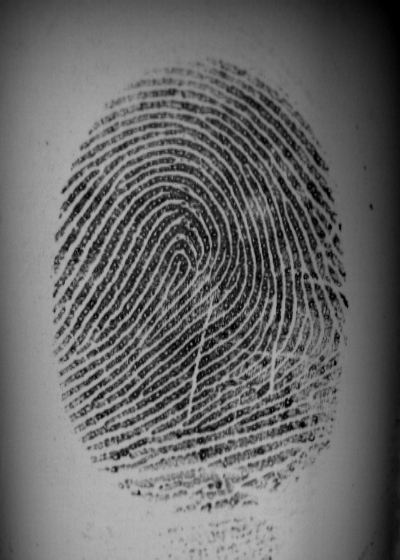
#> input picture Data/testsamples/sample1/100_1.bmp, 400 x 560 px; its folder holds only this picture in this run
$ python -i MinutiaeNet_utils.py   (imports and definitions only)   (older library calls are emulated)
#> lines starting #> are read from the running program, lines starting #| are printed output that depends on the picture
import os

import glob
import shutil
import logging
import matplotlib
# [1 line not run here, left out]
import matplotlib.pyplot as plt
import numpy as np
from scipy import ndimage, misc, signal, spatial
from skimage.filters import gaussian
import cv2
import math

def mkdir(path):
    if not os.path.exists(path):
        os.makedirs(path)

# [16 lines left out: functions re_mkdir, init_log, not called in this run]

def copy_file(path_s, path_t):
    shutil.copy(path_s, path_t)

# [98 lines left out: functions get_files_in_folder, point_rot, mnt_reader, mnt_writer, gabor_fn, gabor_bank and 3 more, not called in this run]
def fmeasure(P, R):
    return 2*P*R/(P+R+1e-10)
# [352 lines left out: functions distance, metric_P_R_F, nms, fuse_nms, py_cpu_nms, draw_minutiae and 8 more, not called in this run]

def nextpow2(x):
    return int(math.ceil(math.log(x, 2)))

# [49 lines left out: function construct_dictionary, not called in this run]

def get_maps_STFT(img,patch_size = 64,block_size = 16, preprocess = False):
    assert len(img.shape) == 2

    nrof_dirs = 16
    ovp_size = (patch_size-block_size)//2
    if preprocess:
        img = FastEnhanceTexture(img, sigma=2.5, show=False)

    img = np.lib.pad(img, (ovp_size,ovp_size),'symmetric')
    h,w = img.shape
    blkH = (h - patch_size)//block_size+1
    blkW = (w - patch_size)//block_size+1
    local_info = np.empty((blkH,blkW),dtype = object)

    x, y = np.meshgrid(range(-patch_size // 2,patch_size // 2), range(-patch_size // 2,patch_size // 2))
    x = x.astype(np.float32)
    y = y.astype(np.float32)
    r = np.sqrt(x*x + y*y) + 0.0001


    RMIN = 3  # min allowable ridge spacing
    RMAX = 18 # maximum allowable ridge spacing
    FLOW = patch_size / RMAX
    FHIGH = patch_size / RMIN
    dRLow = 1. / (1 + (r / FHIGH) ** 4)
    dRHigh = 1. / (1 + (FLOW / r) ** 4)
    dBPass = dRLow * dRHigh  # bandpass

    dir = np.arctan2(y,x)
    dir[dir<0] = dir[dir<0] + math.pi
    dir_ind = np.floor(dir/(math.pi/nrof_dirs))
    dir_ind = dir_ind.astype(np.int,copy=False)
    dir_ind[dir_ind==nrof_dirs] = 0


    dir_ind_list = []
    for i in range(nrof_dirs):
        tmp = np.argwhere(dir_ind == i)
        dir_ind_list.append(tmp)


    sigma = patch_size/3
    weight = np.exp(-(x*x + y*y)/(sigma*sigma))


    for i in range(0,blkH):
        for j in range(0,blkW):
            patch =img[i*block_size:i*block_size+patch_size,j*block_size:j*block_size+patch_size].copy()
            local_info[i,j] = local_STFT(patch,weight,dBPass)
            local_info[i, j].analysis(r,dir_ind_list)


    # get the ridge flow from the local information
    dir_map,fre_map = get_ridge_flow_top(local_info)
    dir_map = smooth_dir_map(dir_map)

    return dir_map, fre_map

def smooth_dir_map(dir_map,sigma=2.0,mask = None):

    cos2Theta = np.cos(dir_map * 2)
    sin2Theta = np.sin(dir_map * 2)
    if mask is not None:
        assert (dir_map.shape[0] == mask.shape[0])
        assert (dir_map.shape[1] == mask.shape[1])
        cos2Theta[mask == 0] = 0
        sin2Theta[mask == 0] = 0

    cos2Theta = gaussian(cos2Theta, sigma, multichannel=False, mode='reflect')
    sin2Theta = gaussian(sin2Theta, sigma, multichannel=False, mode='reflect')

    dir_map = np.arctan2(sin2Theta,cos2Theta)*0.5


    return dir_map

def get_ridge_flow_top(local_info):

    blkH,blkW = local_info.shape
    dir_map = np.zeros((blkH,blkW)) - 10
    fre_map = np.zeros((blkH, blkW)) - 10
    for i in range(blkH):
        for j in range(blkW):
            if local_info[i,j].ori is None:
                continue

            dir_map[i,j] = local_info[i,j].ori[0] #+ math.pi*0.5
            fre_map[i,j] = local_info[i,j].fre[0]
    return dir_map,fre_map


class local_STFT:
    def __init__(self,patch,weight = None, dBPass = None):


        if weight is not None:
            patch = patch * weight
        patch = patch - np.mean(patch)
        norm = np.linalg.norm(patch)
        patch = patch / (norm+0.000001)

        f = np.fft.fft2(patch)
        fshift = np.fft.fftshift(f)
        if dBPass is not None:
            fshift = dBPass * fshift

        self.patch_FFT = fshift
        self.patch = patch
        self.ori = None
        self.fre = None
        self.confidence = None
        self.patch_size = patch.shape[0]

    def analysis(self,r,dir_ind_list=None,N=2):

        assert(dir_ind_list is not None)
        energy = np.abs(self.patch_FFT)
        energy = energy / (np.sum(energy)+0.00001)
        nrof_dirs = len(dir_ind_list)

        ori_interval = math.pi/nrof_dirs
        ori_interval2 = ori_interval/2


        pad_size = 1
        dir_norm = np.zeros((nrof_dirs + 2,))
        for i in range(nrof_dirs):
            tmp = energy[dir_ind_list[i][:, 0], dir_ind_list[i][:, 1]]
            dir_norm[i + 1] = np.sum(tmp)

        dir_norm[0] = dir_norm[nrof_dirs]
        dir_norm[nrof_dirs + 1] = dir_norm[1]

        # smooth dir_norm
        smoothed_dir_norm = dir_norm
        for i in range(1, nrof_dirs + 1):
            smoothed_dir_norm[i] = (dir_norm[i - 1] + dir_norm[i] * 4 + dir_norm[i + 1]) / 6

        smoothed_dir_norm[0] = smoothed_dir_norm[nrof_dirs]
        smoothed_dir_norm[nrof_dirs + 1] = smoothed_dir_norm[1]

        den = np.sum(smoothed_dir_norm[1:nrof_dirs + 1]) + 0.00001  # verify if den == 1
        smoothed_dir_norm = smoothed_dir_norm/den  # normalization if den == 1, this line can be removed

        ori = []
        fre = []
        confidence = []

        wenergy = energy*r
        for i in range(1, nrof_dirs+1):
            if smoothed_dir_norm[i] > smoothed_dir_norm[i-1] and smoothed_dir_norm[i] > smoothed_dir_norm[i+1]:
                tmp_ori = (i-pad_size)*ori_interval + ori_interval2 + math.pi/2
                ori.append(tmp_ori)
                confidence.append(smoothed_dir_norm[i])
                tmp_fre = np.sum(wenergy[dir_ind_list[i-pad_size][:, 0], dir_ind_list[i-pad_size][:, 1]])/dir_norm[i]
                tmp_fre = 1/(tmp_fre+0.00001)
                fre.append(tmp_fre)


        if len(confidence)>0:
            confidence = np.asarray(confidence)
            fre = np.asarray(fre)
            ori = np.asarray(ori)
            ind = confidence.argsort()[::-1]
            confidence = confidence[ind]
            fre = fre[ind]
            ori = ori[ind]
            if len(confidence) >= 2 and confidence[0]/confidence[1]>2.0:

                self.ori = [ori[0]]
                self.fre = [fre[0]]
                self.confidence = [confidence[0]]
            elif len(confidence)>N:
                fre = fre[:N]
                ori = ori[:N]
                confidence = confidence[:N]
                self.ori = ori
                self.fre = fre
                self.confidence = confidence
            else:
                self.ori = ori
                self.fre = fre
                self.confidence = confidence

    # [87 lines left out: functions get_features_of_topN, reconstruction, gabor_filtering, show_orientation_field, not called in this run]

>>> import cv2
>>> picture = cv2.imread('../../Data/testsamples/sample1/100_1.bmp', cv2.IMREAD_GRAYSCALE)
#> picture is the input picture: shape (560, 400); min 0, max 187, mean 104.4
>>> result = get_maps_STFT(picture)
#> in get_maps_STFT, `img = np.lib.pad(img, (ovp_size,ovp_size),'symmetric')`:
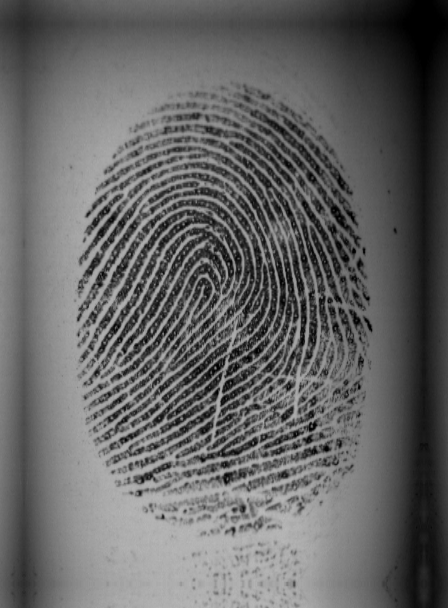
#> img: shape (608, 448); min 0, max 187, mean 100.2
#> after the loop in get_maps_STFT, `for i in range(0,blkH):`:
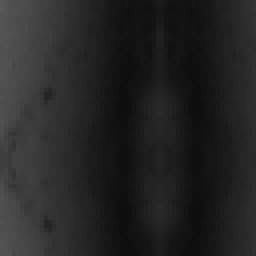
#> patch: shape (64, 64) (shown 4 times larger); min 12, max 87, mean 36.5
#> after the loop in get_maps_STFT, `for i in range(0,blkH):`:
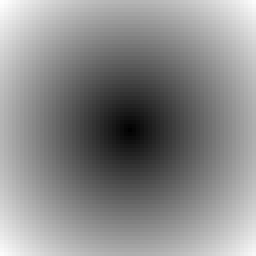
#> r: shape (64, 64) float32 (shown 4 times larger); min 0.0001, max 45.25, mean 24.5; drawn with min black and max white
#> after the loop in get_ridge_flow_top, `for i in range(blkH):`:
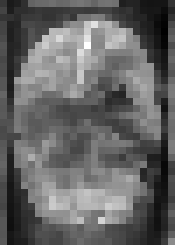
#> fre_map: shape (35, 25) float64 (shown 7 times larger); min 0.0601, max 0.115, mean 0.0816; drawn with min black and max white
#> in smooth_dir_map, `cos2Theta = gaussian(cos2Theta, sigma, multichannel=False, mode='refle..`:
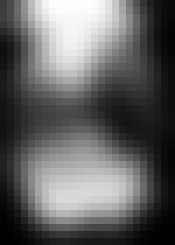
#> cos2Theta: shape (35, 25) float64 (shown 7 times larger); min -0.98, max 0.906, mean -0.251; drawn with min black and max white
#> in smooth_dir_map, `sin2Theta = gaussian(sin2Theta, sigma, multichannel=False, mode='refle..`:
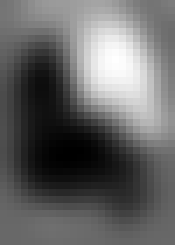
#> sin2Theta: shape (35, 25) float64 (shown 7 times larger); min -0.95, max 0.897, mean -0.215; drawn with min black and max white
#> in smooth_dir_map, `dir_map = np.arctan2(sin2Theta,cos2Theta)*0.5`:
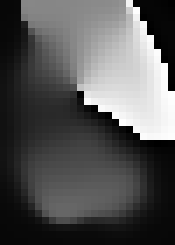
#> dir_map: shape (35, 25) float64 (shown 7 times larger); min -1.57, max 1.57, mean -0.519; drawn with min black and max white
